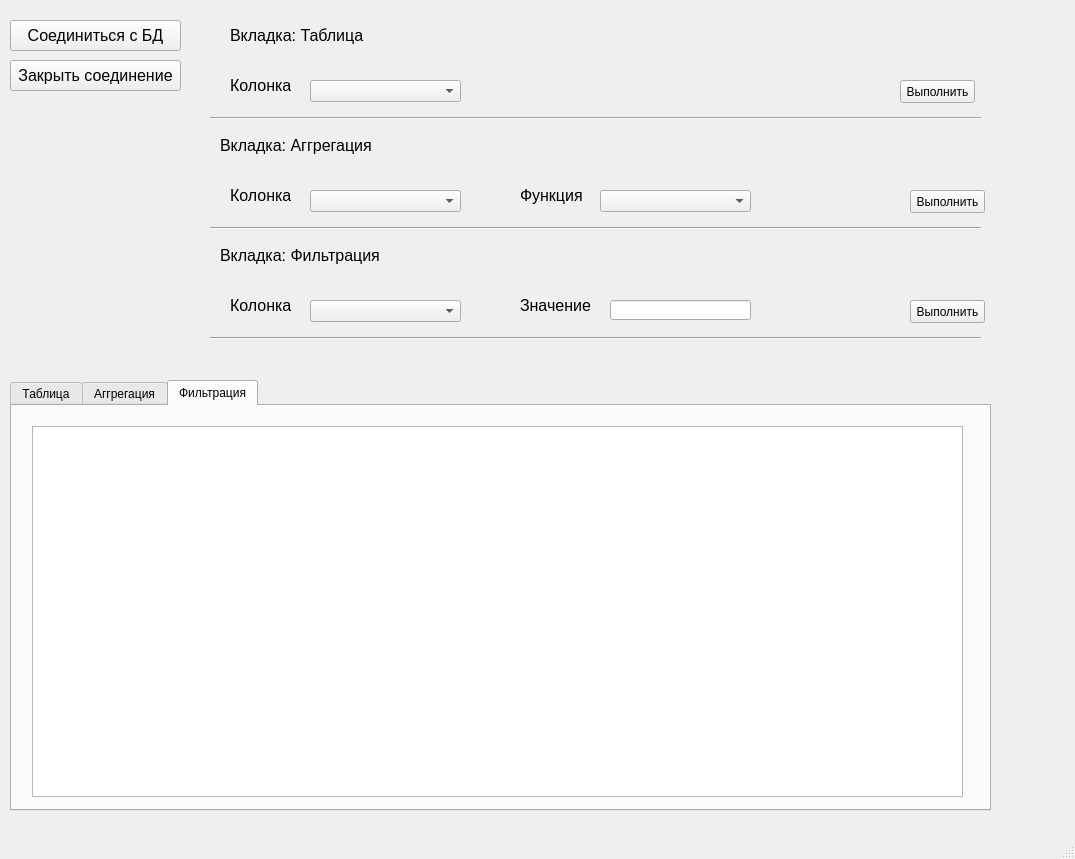
<?xml version="1.0" encoding="UTF-8"?>
<ui version="4.0">
 <class>MainWindow</class>
 <widget class="QMainWindow" name="MainWindow">
  <property name="geometry">
   <rect>
    <x>0</x>
    <y>0</y>
    <width>1075</width>
    <height>859</height>
   </rect>
  </property>
  <property name="windowTitle">
   <string>MainWindow</string>
  </property>
  <widget class="QWidget" name="centralwidget">
   <widget class="QTabWidget" name="tabWidget">
    <property name="geometry">
     <rect>
      <x>10</x>
      <y>380</y>
      <width>981</width>
      <height>431</height>
     </rect>
    </property>
    <property name="currentIndex">
     <number>2</number>
    </property>
    <widget class="QWidget" name="selectTableTab">
     <attribute name="title">
      <string>Таблица</string>
     </attribute>
     <widget class="QTableWidget" name="selectTableWidget">
      <property name="geometry">
       <rect>
        <x>20</x>
        <y>20</y>
        <width>931</width>
        <height>371</height>
       </rect>
      </property>
     </widget>
    </widget>
    <widget class="QWidget" name="aggregationTab">
     <attribute name="title">
      <string>Аггрегация</string>
     </attribute>
     <widget class="QTableWidget" name="aggregationTableWidget">
      <property name="geometry">
       <rect>
        <x>20</x>
        <y>20</y>
        <width>931</width>
        <height>371</height>
       </rect>
      </property>
     </widget>
    </widget>
    <widget class="QWidget" name="filterTab">
     <property name="cursor">
      <cursorShape>ArrowCursor</cursorShape>
     </property>
     <attribute name="title">
      <string>Фильтрация</string>
     </attribute>
     <widget class="QTableWidget" name="filterTableWidget">
      <property name="geometry">
       <rect>
        <x>20</x>
        <y>20</y>
        <width>931</width>
        <height>371</height>
       </rect>
      </property>
     </widget>
    </widget>
   </widget>
   <widget class="QLabel" name="label">
    <property name="geometry">
     <rect>
      <x>230</x>
      <y>70</y>
      <width>61</width>
      <height>31</height>
     </rect>
    </property>
    <property name="font">
     <font>
      <pointsize>12</pointsize>
     </font>
    </property>
    <property name="text">
     <string>Колонка</string>
    </property>
   </widget>
   <widget class="Line" name="line">
    <property name="geometry">
     <rect>
      <x>210</x>
      <y>110</y>
      <width>771</width>
      <height>16</height>
     </rect>
    </property>
    <property name="orientation">
     <enum>Qt::Horizontal</enum>
    </property>
   </widget>
   <widget class="QLabel" name="label_3">
    <property name="geometry">
     <rect>
      <x>230</x>
      <y>20</y>
      <width>151</width>
      <height>31</height>
     </rect>
    </property>
    <property name="font">
     <font>
      <pointsize>12</pointsize>
     </font>
    </property>
    <property name="text">
     <string>Вкладка: Таблица</string>
    </property>
   </widget>
   <widget class="QPushButton" name="selectPushButton">
    <property name="geometry">
     <rect>
      <x>900</x>
      <y>80</y>
      <width>75</width>
      <height>23</height>
     </rect>
    </property>
    <property name="text">
     <string>Выполнить</string>
    </property>
   </widget>
   <widget class="QLabel" name="label_4">
    <property name="geometry">
     <rect>
      <x>220</x>
      <y>130</y>
      <width>191</width>
      <height>31</height>
     </rect>
    </property>
    <property name="font">
     <font>
      <pointsize>12</pointsize>
     </font>
    </property>
    <property name="text">
     <string>Вкладка: Аггрегация</string>
    </property>
   </widget>
   <widget class="QPushButton" name="aggregationPushButton">
    <property name="geometry">
     <rect>
      <x>910</x>
      <y>190</y>
      <width>75</width>
      <height>23</height>
     </rect>
    </property>
    <property name="text">
     <string>Выполнить</string>
    </property>
   </widget>
   <widget class="QLabel" name="label_5">
    <property name="geometry">
     <rect>
      <x>230</x>
      <y>180</y>
      <width>61</width>
      <height>31</height>
     </rect>
    </property>
    <property name="font">
     <font>
      <pointsize>12</pointsize>
     </font>
    </property>
    <property name="text">
     <string>Колонка</string>
    </property>
   </widget>
   <widget class="Line" name="line_2">
    <property name="geometry">
     <rect>
      <x>210</x>
      <y>220</y>
      <width>771</width>
      <height>16</height>
     </rect>
    </property>
    <property name="orientation">
     <enum>Qt::Horizontal</enum>
    </property>
   </widget>
   <widget class="QLabel" name="label_6">
    <property name="geometry">
     <rect>
      <x>220</x>
      <y>240</y>
      <width>191</width>
      <height>31</height>
     </rect>
    </property>
    <property name="font">
     <font>
      <pointsize>12</pointsize>
     </font>
    </property>
    <property name="text">
     <string>Вкладка: Фильтрация</string>
    </property>
   </widget>
   <widget class="QPushButton" name="filterPushButton">
    <property name="geometry">
     <rect>
      <x>910</x>
      <y>300</y>
      <width>75</width>
      <height>23</height>
     </rect>
    </property>
    <property name="text">
     <string>Выполнить</string>
    </property>
   </widget>
   <widget class="QLabel" name="label_2">
    <property name="geometry">
     <rect>
      <x>230</x>
      <y>290</y>
      <width>71</width>
      <height>31</height>
     </rect>
    </property>
    <property name="font">
     <font>
      <pointsize>12</pointsize>
     </font>
    </property>
    <property name="text">
     <string>Колонка</string>
    </property>
   </widget>
   <widget class="Line" name="line_3">
    <property name="geometry">
     <rect>
      <x>210</x>
      <y>330</y>
      <width>771</width>
      <height>16</height>
     </rect>
    </property>
    <property name="orientation">
     <enum>Qt::Horizontal</enum>
    </property>
   </widget>
   <widget class="QLabel" name="label_7">
    <property name="geometry">
     <rect>
      <x>520</x>
      <y>290</y>
      <width>71</width>
      <height>31</height>
     </rect>
    </property>
    <property name="font">
     <font>
      <pointsize>12</pointsize>
     </font>
    </property>
    <property name="text">
     <string>Значение</string>
    </property>
   </widget>
   <widget class="QLabel" name="label_8">
    <property name="geometry">
     <rect>
      <x>520</x>
      <y>180</y>
      <width>71</width>
      <height>31</height>
     </rect>
    </property>
    <property name="font">
     <font>
      <pointsize>12</pointsize>
     </font>
    </property>
    <property name="text">
     <string>Функция</string>
    </property>
   </widget>
   <widget class="QToolButton" name="connectToolButton">
    <property name="geometry">
     <rect>
      <x>10</x>
      <y>20</y>
      <width>171</width>
      <height>31</height>
     </rect>
    </property>
    <property name="font">
     <font>
      <pointsize>12</pointsize>
     </font>
    </property>
    <property name="text">
     <string>Соединиться с БД</string>
    </property>
   </widget>
   <widget class="QToolButton" name="closeConnectToolButton">
    <property name="geometry">
     <rect>
      <x>10</x>
      <y>60</y>
      <width>171</width>
      <height>31</height>
     </rect>
    </property>
    <property name="font">
     <font>
      <pointsize>12</pointsize>
     </font>
    </property>
    <property name="text">
     <string>Закрыть соединение</string>
    </property>
   </widget>
   <widget class="QComboBox" name="selectColumnComboBox">
    <property name="geometry">
     <rect>
      <x>310</x>
      <y>80</y>
      <width>151</width>
      <height>22</height>
     </rect>
    </property>
   </widget>
   <widget class="QComboBox" name="aggregationColumnComboBox">
    <property name="geometry">
     <rect>
      <x>310</x>
      <y>190</y>
      <width>151</width>
      <height>22</height>
     </rect>
    </property>
   </widget>
   <widget class="QComboBox" name="filterColumnComboBox">
    <property name="geometry">
     <rect>
      <x>310</x>
      <y>300</y>
      <width>151</width>
      <height>22</height>
     </rect>
    </property>
   </widget>
   <widget class="QComboBox" name="aggregationFunctionComboBox">
    <property name="geometry">
     <rect>
      <x>600</x>
      <y>190</y>
      <width>151</width>
      <height>22</height>
     </rect>
    </property>
   </widget>
   <widget class="QLineEdit" name="filterLineEdit">
    <property name="geometry">
     <rect>
      <x>610</x>
      <y>300</y>
      <width>141</width>
      <height>20</height>
     </rect>
    </property>
   </widget>
  </widget>
  <widget class="QMenuBar" name="menubar">
   <property name="geometry">
    <rect>
     <x>0</x>
     <y>0</y>
     <width>1075</width>
     <height>21</height>
    </rect>
   </property>
  </widget>
  <widget class="QStatusBar" name="statusbar"/>
 </widget>
 <resources/>
 <connections/>
</ui>
